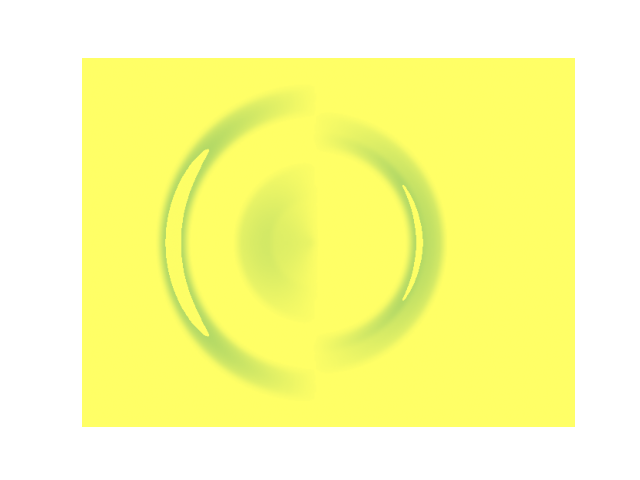

This figure's Python source:
import numpy as np
import matplotlib.pyplot as plt
import matplotlib.colors as mcolors
from PIL import Image

# Load your grayscale PNG image
image_path = 'trimmed_map.png'
grayscale_image = np.array(Image.open(image_path).convert('L'))  # Convert to grayscale

# Normalize the grayscale image to the range [0, 1]
grayscale_image = grayscale_image / 255.0

# Choose a colormap (colormaps represent the "heat" levels)
colormap = 'summer'  # You can choose from various colormaps like 'hot', 'cool', 'jet', etc.

# Create a colormap instance
cmap = plt.get_cmap(colormap)

# Create a heatmap by applying the colormap to the grayscale image
heatmap = cmap(grayscale_image)

# Display the heatmap
plt.imshow(heatmap, cmap=colormap)
plt.axis('off')  # Remove axes if needed

# Save or display the heatmap
plt.savefig('heatmap.png')  # Save as an image
plt.show()  # Display the heatmap in a window

# To save the heatmap as an image with a color bar, you can use the following code:
# fig, ax = plt.subplots()
# im = ax.imshow(heatmap, cmap=colormap)
# cbar = plt.colorbar(im)
# plt.savefig('heatmap_with_colorbar.png')
# plt.show()
